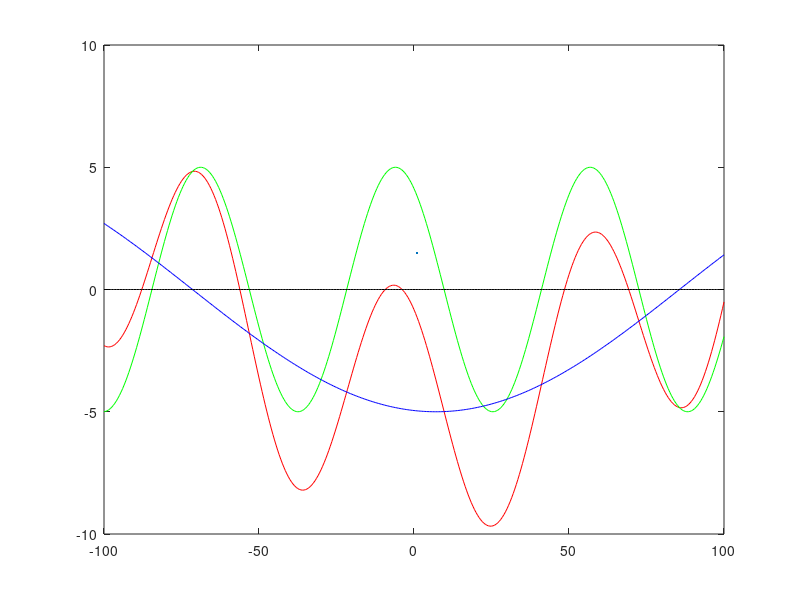

The MATLAB source for this figure: (Note: this script raises an error after producing the figure.)
% Spencer Iannantuono
% 10/2/2023
% ECE 202 Excersize M5
% Demonstrating that the product of two sinusoids can be written
% as the sum of two sinusoids

clear

% ------ Citation, Formula

% http://hyperphysics.phy-astr.gsu.edu/hbase/trid.html
% cos(a)*cos(b) = .5*(cos(a+b) + cos(a-b))

% ------ Givens

tms = linspace(-100,100,401);% Time (ms), 400 intervals
ts = tms/1000; % Time (s)
a = 40*ts - 1.2; % First inner function
b = 60*ts + 1.8; % Second inner function
k = 10; % Scalar
s1 = (k/2)*cos(a+b); % first sinusoid
s2 = (k/2)*cos(a-b); % Second sinusoid
ft = k*cos(a) .* cos(b); % product of two sinusoids

% ------ Checking function and value

fcheck = ft - s1 - s2; % Check if the functions are equal, should be 0
check_value = sum(abs(fcheck)) 
% Numerical check for the functions, should be 0

% ------ Creating the canvas

figure('Position', [150,150,1700,800]);

% ------ Plotting the sinusoids

plot(tms,ft,'r', tms,s1,'g', tms,s2,'b', tms,fcheck,'black', LineWidth=1.5)
ax = gca; ax.FontSize = 15;
title('Product and Sum of Two Sinusoids',... 
    'Proving that cos(a)*cos(b) can be written as .5*(cos(a+b) + cos(a-b))',...
    FontSize = 24)
legend("f = product of sinusoids", "s1 = First sinusoid",...
    's2 = Second Sinusoid', 'f1-s1-s2, should be 0',...
    FontSize = 15)
ylim([-20 20])
xlim([-105 105])
xlabel("Time (ms)", FontSize = 20)
ylabel("Amplitude", FontSize = 20)